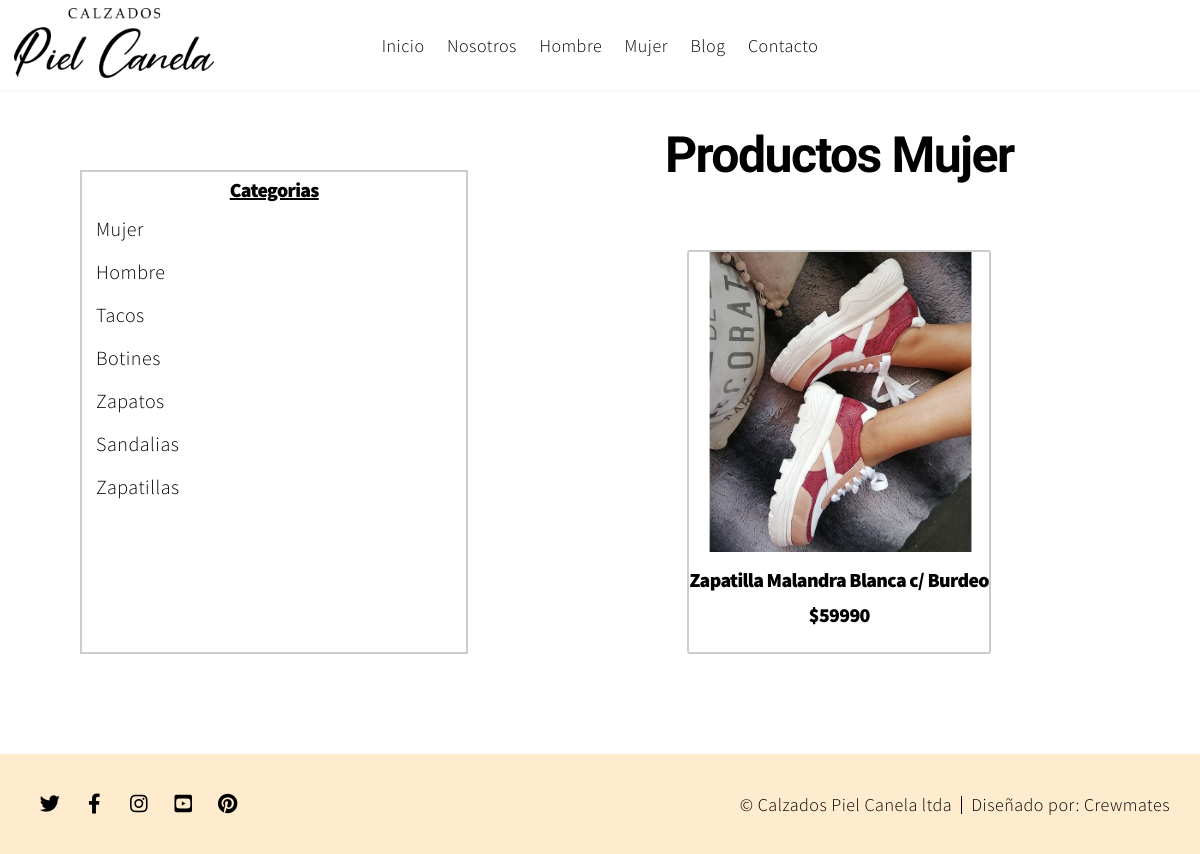
The app's page /controlador/productosM_c.php?categoria=1 with its own data.
### tables this page shows
CREATE TABLE `productos` (
  `id` int(11) NOT NULL,
  `cod_prod` varchar(45) NOT NULL,
  `nombre` varchar(200) DEFAULT NULL,
  `descripcion` varchar(255) DEFAULT NULL,
  `temporada` varchar(100) NOT NULL,
  `categoria` int(100) NOT NULL,
  `categoria2` int(10) DEFAULT NULL,
  `color` varchar(45) DEFAULT NULL,
  `precio` int(11) NOT NULL,
  `talla` varchar(45) DEFAULT NULL,
  `insumos` varchar(100) DEFAULT NULL,
  `taco` varchar(45) DEFAULT NULL,
  `plataforma` varchar(45) DEFAULT NULL,
  `destacado` int(10) DEFAULT NULL,
  `disponible` int(10) DEFAULT NULL,
  `imagen` varchar(255) DEFAULT NULL
);

CREATE TABLE `categorias` (
  `cod_categoria` int(11) NOT NULL,
  `nombre` varchar(100) NOT NULL
);

### controlador/productosM_c.php (called while the page is built, shortened)
<?php
    require_once("modelo/productosM_m.php");
    $prod=new productos_modelo();
    $mujer = $prod->get_mujer();
    $categorias = $prod->get_categorias();
    require_once("vista/productosM_v.php");
?>

### conexion.php (called while the page is built)
<?php
    class Conectar {
            public static function conexion(){
                $db=new mysqli('localhost','root','admin','PielCanela');
                $db->query("SET NAMES 'utf8'");
                return $db;
            }
    }
?>

### modelo/productosM_m.php (called while the page is built, shortened)
<?php
    class productos_modelo{
        private $db;
        public function __construct(){
            $this->db=Conectar::conexion();
        }
        public function get_mujer(){
            $mujer=$this->db->query("SELECT * FROM productos WHERE categoria = 1 OR categoria2 = 1;");
            return $mujer;
        }
        public function get_categorias(){
            $categorias=$this->db->query("SELECT * FROM categorias");
            return $categorias;
        }
    }
?>

### vista/productosM_v.php (the view, shortened to what this page needs)
<!DOCTYPE HTML>
<html>
	<head>
		<link rel="stylesheet" href="assets/css/calzados.css" />
    </head>
	<body class="is-preload">
		<div class="container">
		<header id="header">
				<nav>
					<ul>
						<li><a href="index.php">Inicio</a></li>
						<li><a href="nosotros.php">Nosotros</a></li>
						<li><a href="productos-hombre.php">Hombre</a></li>
						<li><a href="productos-mujer.php">Mujer</a></li>
						<li><a href="blog.html">Blog</a></li>
						<li><a href="contacto.html">Contacto</a></li>
					</ul>
				</nav>
				<div class="logo">
					<a href="index.php">
						<img class= "img" src="images/logo_2019.png" width="200px" height="70px">
					</a>
				</div>
			</header>
			<div class="product-box">
				<div class="product-box__title">
					<h1>Productos Mujer</h1>
                </div>
      <?php  while($cat=$mujer->fetch_object()): ?>
		<a href="producto.php?cod=<?php echo $cat->cod_prod; ?>" style="text-decoration: none; color: black;">
		<div class="product-box__items">
					<img src="uploads/images/<?=$cat->imagen ?>" alt="">
					<div>
						<h2><?= $cat->nombre;?></h2>
                        <h6>$<?= $cat->precio;?></h6>
					</div>
				</div>
	  </a>
                <?php endwhile; ?>
			</div>
		<div class="categorias-aside">
				<div class="categorias-aside__title">
					<h2><u>Categorias</u></h2>
				</div>
				<div class="categorias-aside__opciones">
					<ul>
					<ul>
					<?php  while($cat=$categorias->fetch_object()): ?>
						<a href="ver-productos.php?categoria=<?php echo $cat->cod_categoria;?>"><li><?php echo $cat->nombre;?></li></a>
						<?php endwhile; ?>
					</ul>
					</ul>
				</div>
			</div>
			<footer id="footer">
				<ul class="icons">
					<li><a href="https://www.twitter.com/calzpielcanela/" class="icon brands fa-twitter"><span class="label">Twitter</span></a></li>
					<li><a href="https://www.facebook.com/piel.ltda/" class="icon brands fa-facebook-f"><span class="label">Facebook</span></a></li>
					<li><a href="https://www.instagram.com/pielcanelacalzados/" class="icon brands fa-instagram"><span class="label">Instagram</span></a></li>
					<li><a href="https://www.youtube.com/channel/UCiNbc7r4TCvSoP1AyDjqmNA" class="icon brands fa-youtube-square"><span class="label">YouTube</span></a></li>
					<li><a href="https://www.pinterest.cl/calzadospielcanela/" class="icon brands fa-pinterest"><span class="label">Pinterest</span></a></li>
				</ul>
				<ul class="menu">
					<li>&copy; Calzados Piel Canela ltda</li><li>Diseñado por: <a href="https://utem.cl">Crewmates</a></li>
				</ul>
			</footer>
		</div>
	</body>
</html>

### records on screen
productos: imagen (picture), nombre "Zapatilla Malandra Blanca c/ Burdeo", precio "59990"
categorias: nombre "Mujer"
categorias: nombre "Hombre"
categorias: nombre "Tacos"
categorias: nombre "Botines"
categorias: nombre "Zapatos"
categorias: nombre "Sandalias"
categorias: nombre "Zapatillas"
